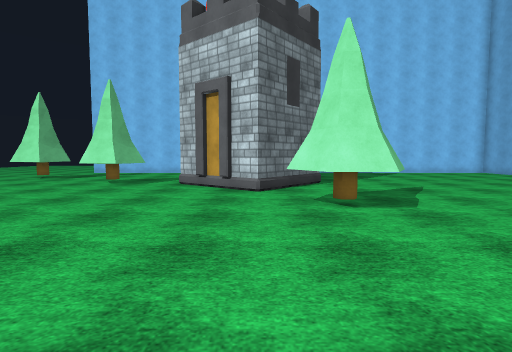
[1] (above)

23 first-person views from a walk through a scene from a Unity 3-D project. The camera is 1.4 m above the floor, tilts 4° down and sees 80° across. The floor is counted in squares, 1 m on a side. Each view is taken from the middle of a square. On the plan, view 1 faces up. The plan holds only what a view shows up to about 14 squares ahead; the rest is blank. The place goes on beyond the plan. The player is left out. Surface patterns are stand-ins for the level's own textures.

[2]
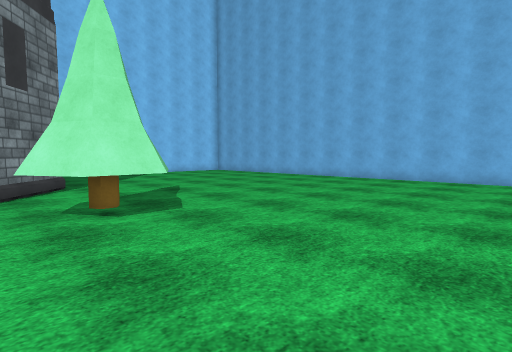

[3]
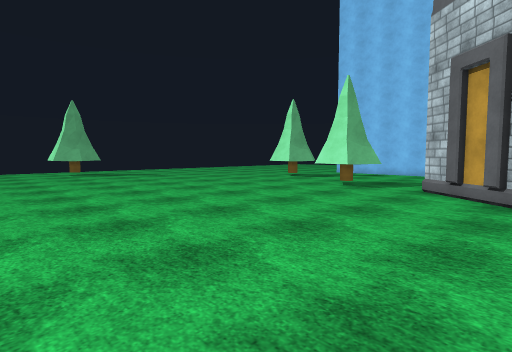

[4]
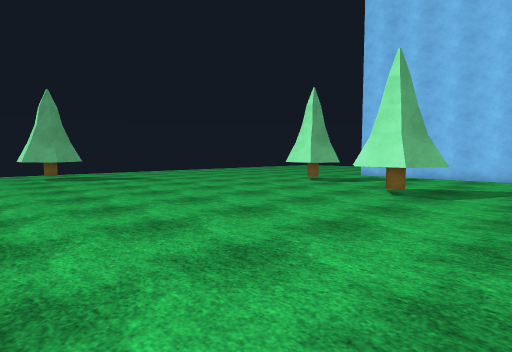

[5]
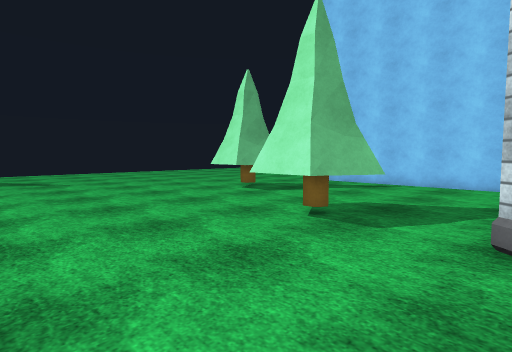

[6]
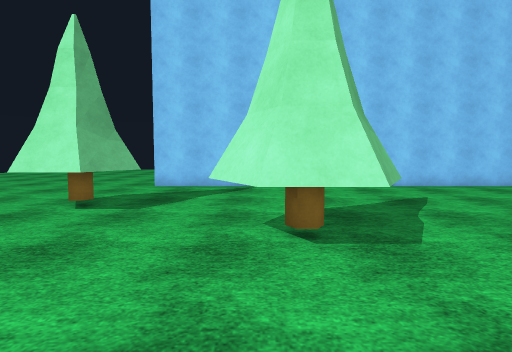

[7]
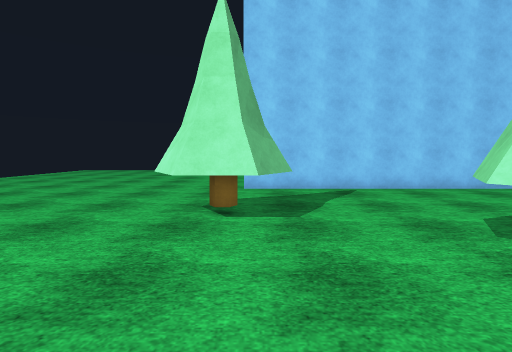

[8]
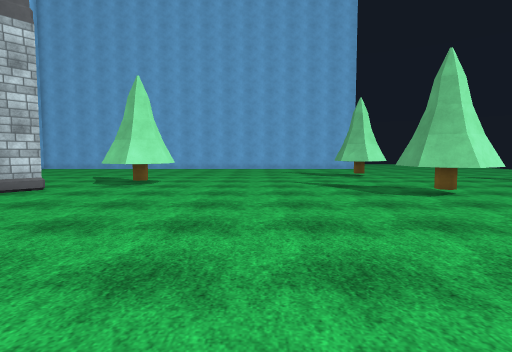

[9]
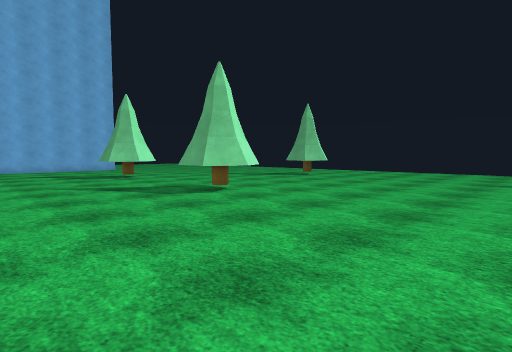

[10]
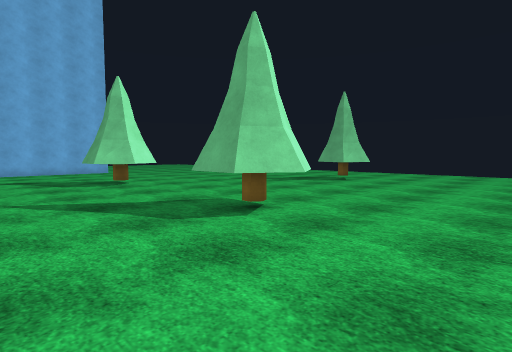

[11]
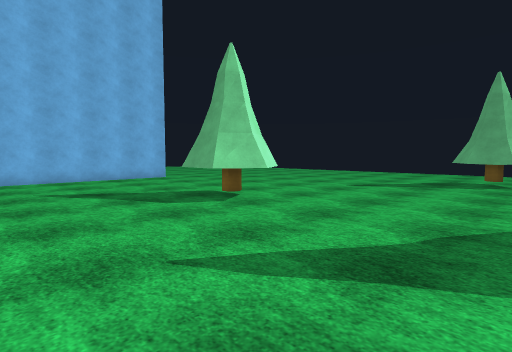

[12]
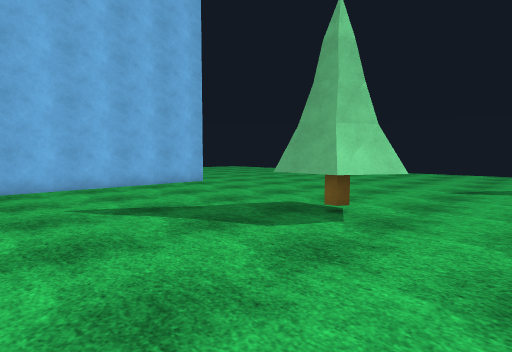

[13]
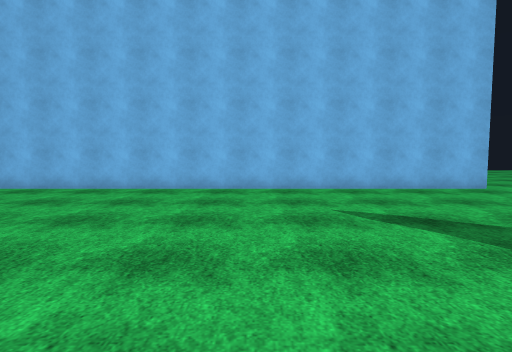

[14]
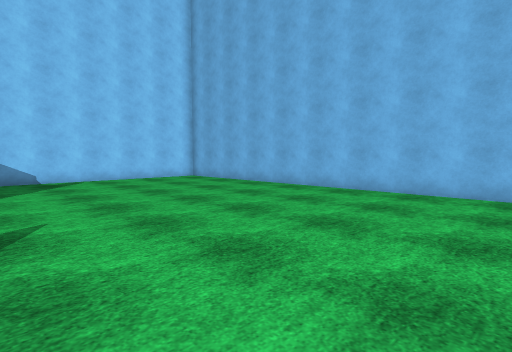

[15]
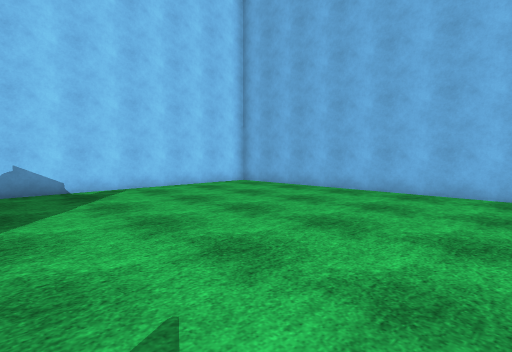

[16]
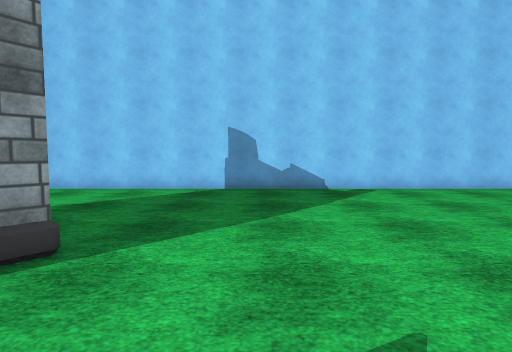

[17]
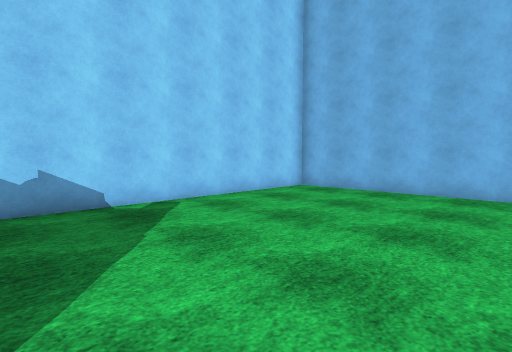

[18]
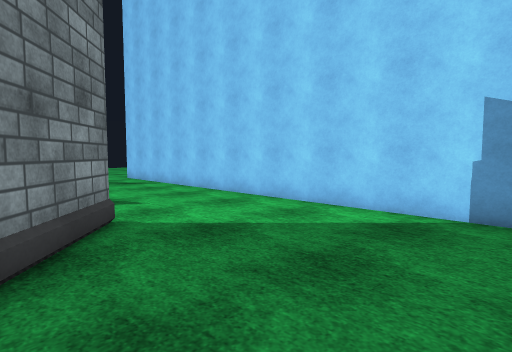

[19]
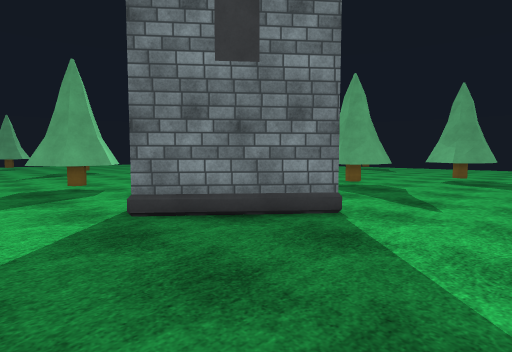

[20]
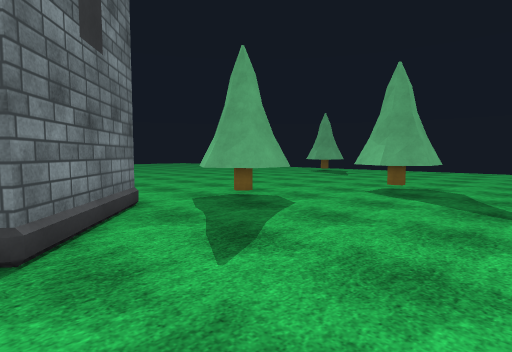

[21]
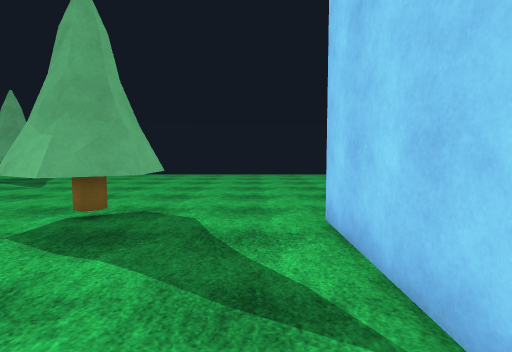

[22]
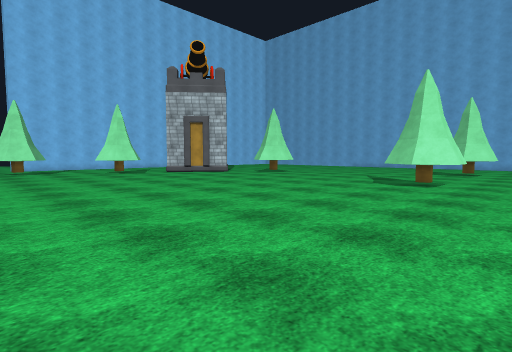

[23]
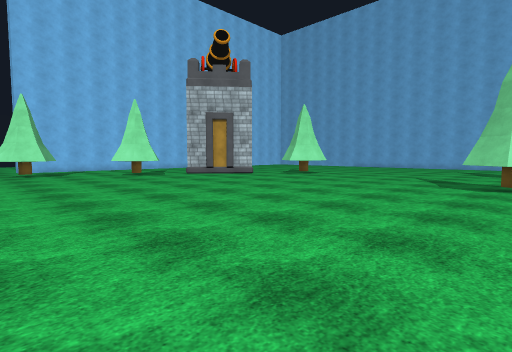

### Floor plan
Key: @ floor where view 1 was taken; # wall or solid block; . floor; T thing the floor can be seen under or through.
Columns run from 16 left of view 1 to 18 right of it. Each row starts with its distance up from view 1.
 24 ....##############################
 23 ................................. #
 22 ..................................#
 21 ..................................#
 20 ...##.............................#
 19 .. ##.............................#
 18 ..###..........##.................#
 17 ..###...TT....####................#
 16 ........TTT...#  ##...............#
 15 ........TTT..##   ##..............#
 14 ........TTT..##  ##...............#
 13 ..............####................#
 12 ...............##.................#
 11 ..................................#
 10 ..................##..............#
  9 .................####.............#
  8 .................####.............#
  7 ..................##..............#
  6 ..................................#
  5 ..................................#
  4 ..................................#
  3  .................................#
  2  .................................#
  1 ..................................#
  0 ................@.................#
 -1 ..................................#
 -2 ..............##.......##.........#
 -3 ..............###......###........#
 -4 ..............## ......## ........#
 -5 ..............## ......#  ........#
 -6 ..................................#
 -7  ..............................  ..
 -8 . ............................

Positions as (right, up) in squares from view 1, and headings:
1: (0, 0), facing up
2: (0, 1), facing up-right
3: (0, 2), facing up-left
4: (-3, 4), facing up-left
5: (-3, 9), facing up-left
6: (-8, 10), facing up
7: (-12, 11), facing up
8: (-12, 3), facing right
9: (-11, 4), facing down-right
10: (-7, 2), facing down-right
11: (0, 3), facing down-right
12: (4, 3), facing down-right
13: (5, 3), facing right
14: (6, 6), facing up-right
15: (6, 11), facing up-right
16: (6, 11), facing up
17: (6, 15), facing up-right
18: (6, 16), facing up-left
19: (6, 22), facing down-left
20: (0, 23), facing down-left
21: (-6, 22), facing left
22: (-16, -8), facing up-right
23: (-16, -5), facing up-right
